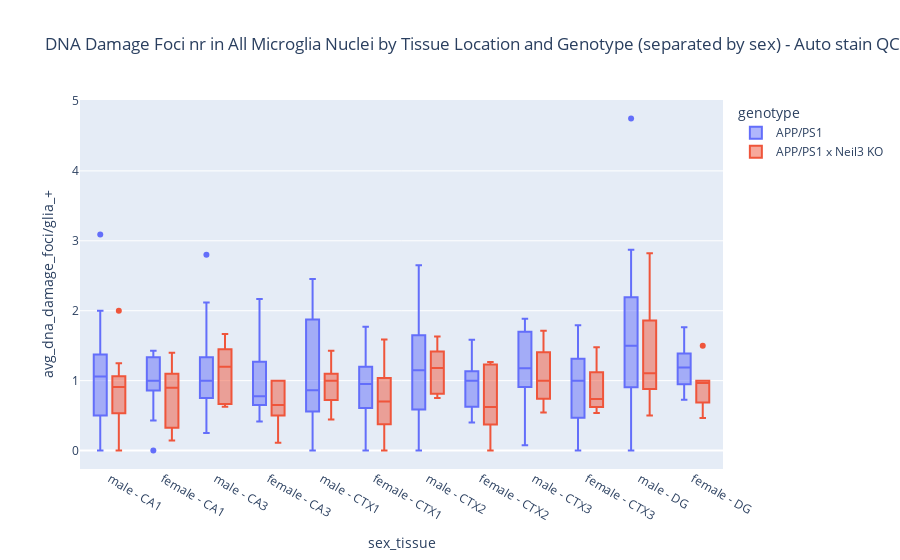
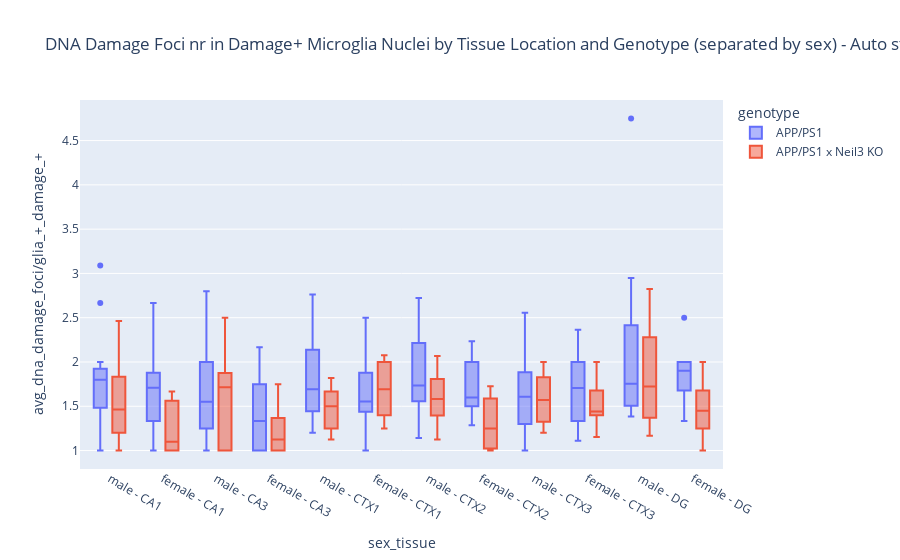
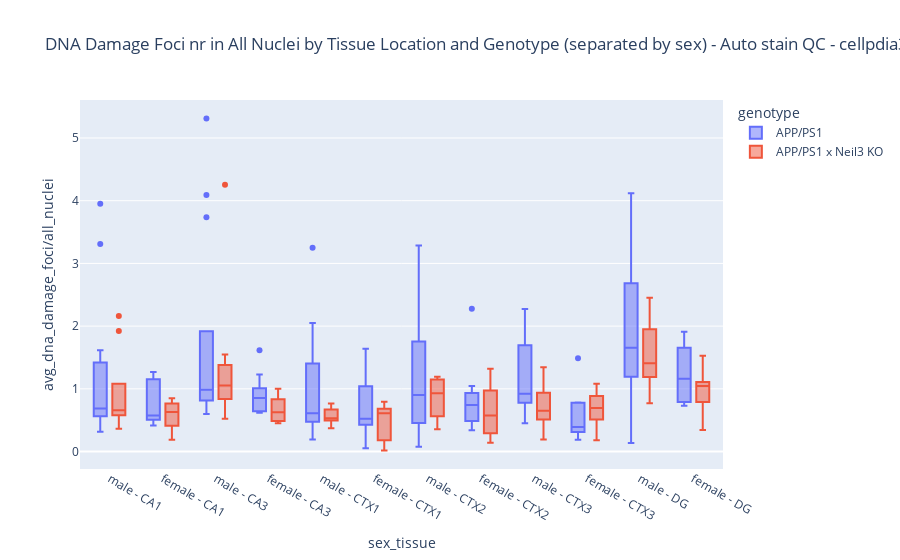
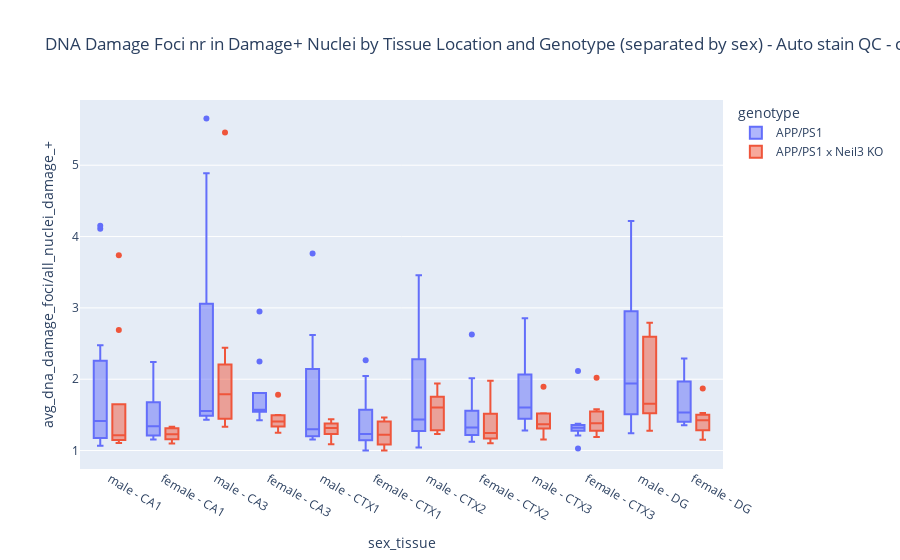

Notebook source saved alongside these figures, in order:
### Code cell
plot_technical_replicates(auto_filtered_df, categories, dataset, parameters_title)

### Figure 1 — Plotly figure (JSON) as saved in the notebook; plotly's stock layout.template omitted (floating-point values rounded to 4 significant figures; data arrays with more than 128 entries replaced by an {"elided": "..."} marker saying what was removed)
{"data": [{"alignmentgroup": "True", "hovertemplate": "genotype=APP/PS1<br>sex_tissue=%{x}<br>avg_dna_damage_foci/glia_+=%{y}<extra></extra>", "legendgroup": "APP/PS1", "marker": {"color": "#636efa"}, "name": "APP/PS1", "notched": false, "offsetgroup": "APP/PS1", "orientation": "v", "showlegend": true, "type": "box", "x": {"elided": "137 str values"}, "x0": " ", "xaxis": "x", "y": {"elided": "137 float values"}, "y0": " ", "yaxis": "y"}, {"alignmentgroup": "True", "hovertemplate": "genotype=APP/PS1 x Neil3 KO<br>sex_tissue=%{x}<br>avg_dna_damage_foci/glia_+=%{y}<extra></extra>", "legendgroup": "APP/PS1 x Neil3 KO", "marker": {"color": "#EF553B"}, "name": "APP/PS1 x Neil3 KO", "notched": false, "offsetgroup": "APP/PS1 x Neil3 KO", "orientation": "v", "showlegend": true, "type": "box", "x": ["male - CA1", "male - CA3", "male - CTX1", "male - CTX2", "male - CTX3", "male - DG", "male - CA1", "male - CA3", "male - CTX1", "male - CTX2", "male - CTX3", "male - DG", "female - CA1", "female - CA3", "female - CTX1", "female - CTX2", "female - CTX3", "female - DG", "male - CA1", "male - CA3", "male - CTX1", "male - CTX2", "male - CTX3", "male - DG", "male - CA1", "male - CA3", "male - CTX1", "male - CTX2", "male - CTX3", "male - DG", "female - CA1", "female - CA3", "female - CTX1", "female - CTX2", "female - CTX3", "female - DG", "male - CA1", "male - CA3", "male - CTX1", "male - CTX2", "male - CTX3", "male - DG", "female - CA1", "female - CA3", "female - CTX1", "female - CTX2", "female - CTX3", "female - DG", "female - CA1", "female - CA3", "female - CTX1", "female - CTX2", "female - CTX3", "female - DG", "male - CA1", "male - CA3", "male - CTX1", "male - CTX2", "male - CTX3", "male - DG", "female - CA1", "female - CA3", "female - CTX1", "female - CTX2", "female - CTX3", "female - DG", "male - CA1", "male - CA3", "male - CTX1", "male - CTX2", "male - CTX3", "male - DG", "female - CA1", "female - CA3", "female - CTX1", "female - CTX2", "female - CTX3", "female - DG", "female - CA1", "female - CA3", "female - CTX1", "female - CTX2", "female - CTX3", "female - DG", "male - CA1", "male - CA3", "male - CTX1", "male - CTX2", "male - CTX3", "male - DG", "male - CA1", "male - CA3", "male - CTX1", "male - CTX2", "male - CTX3", "male - DG", "female - CA1", "female - CA3", "female - CTX1", "female - CTX2", "female - CTX3", "female - DG"], "x0": " ", "xaxis": "x", "y": [1, 1.2, 0.4444, 1.389, 1.714, 0.8235, 0.5455, 0.6667, 1.071, 1.632, 0.9286, 0.5, 0.1429, 0.5, 0.4545, 0.6, 1.3, 0.5, 0.6667, 1.4, 0.6429, 1.182, 1.5, 0.9, 1, 1.6, 1, 1.5, 0.6667, 1, 1, 0.5, 1.588, 1.267, 1.478, 0.9333, 0, 1, 1, 0.8462, 1.091, 2.824, 1.4, 1, 1.125, 1.192, 0.9375, 1, 1, 1, 0.7, 1.267, 0.7778, 1, 0.5, 0.625, 0.95, 0.8182, 1.375, 1.8, 0.5, 0.5, null, 0, 0.6, 1, 2, 1.667, 0.75, 0.8, 0.7647, 2.045, 0.1538, 0.1111, 0, 0.1429, 0.6452, 0.4667, 1.2, 1, 0.3478, 0.6452, 0.5385, 0.875, 0.9091, 1.375, 1.429, 0.75, 0.5455, 1.107, 1.25, 0.6667, 1.176, 1.188, 1, 1.5, 0.8, 0.8, 0.7778, 0.6, 0.6957, 1.5], "y0": " ", "yaxis": "y"}], "layout": {"boxmode": "group", "legend": {"title": {"text": "genotype"}, "tracegroupgap": 0}, "title": {"text": "DNA Damage Foci nr in All Microglia Nuclei by Tissue Location and Genotype (separated by sex) - Auto stain QC - cellpdia30_sigma1_dilrad4_dnad_obj_seg_v1_gliaero6_gliathr20_dnadero2"}, "xaxis": {"anchor": "y", "categoryarray": ["male - CA1", "female - CA1", "male - CA3", "female - CA3", "male - CTX1", "female - CTX1", "male - CTX2", "female - CTX2", "male - CTX3", "female - CTX3", "male - DG", "female - DG"], "categoryorder": "array", "domain": [0, 1], "title": {"text": "sex_tissue"}}, "yaxis": {"anchor": "x", "domain": [0, 1], "title": {"text": "avg_dna_damage_foci/glia_+"}}}}

### Figure 2 — Plotly figure (JSON) as saved in the notebook; plotly's stock layout.template omitted (floating-point values rounded to 4 significant figures; data arrays with more than 128 entries replaced by an {"elided": "..."} marker saying what was removed)
{"data": [{"alignmentgroup": "True", "hovertemplate": "genotype=APP/PS1<br>sex_tissue=%{x}<br>avg_dna_damage_foci/glia_+_damage_+=%{y}<extra></extra>", "legendgroup": "APP/PS1", "marker": {"color": "#636efa"}, "name": "APP/PS1", "notched": false, "offsetgroup": "APP/PS1", "orientation": "v", "showlegend": true, "type": "box", "x": {"elided": "137 str values"}, "x0": " ", "xaxis": "x", "y": {"elided": "137 float values"}, "y0": " ", "yaxis": "y"}, {"alignmentgroup": "True", "hovertemplate": "genotype=APP/PS1 x Neil3 KO<br>sex_tissue=%{x}<br>avg_dna_damage_foci/glia_+_damage_+=%{y}<extra></extra>", "legendgroup": "APP/PS1 x Neil3 KO", "marker": {"color": "#EF553B"}, "name": "APP/PS1 x Neil3 KO", "notched": false, "offsetgroup": "APP/PS1 x Neil3 KO", "orientation": "v", "showlegend": true, "type": "box", "x": ["male - CA1", "male - CA3", "male - CTX1", "male - CTX2", "male - CTX3", "male - DG", "male - CA1", "male - CA3", "male - CTX1", "male - CTX2", "male - CTX3", "male - DG", "female - CA1", "female - CA3", "female - CTX1", "female - CTX2", "female - CTX3", "female - DG", "male - CA1", "male - CA3", "male - CTX1", "male - CTX2", "male - CTX3", "male - DG", "male - CA1", "male - CA3", "male - CTX1", "male - CTX2", "male - CTX3", "male - DG", "female - CA1", "female - CA3", "female - CTX1", "female - CTX2", "female - CTX3", "female - DG", "male - CA1", "male - CA3", "male - CTX1", "male - CTX2", "male - CTX3", "male - DG", "female - CA1", "female - CA3", "female - CTX1", "female - CTX2", "female - CTX3", "female - DG", "female - CA1", "female - CA3", "female - CTX1", "female - CTX2", "female - CTX3", "female - DG", "male - CA1", "male - CA3", "male - CTX1", "male - CTX2", "male - CTX3", "male - DG", "female - CA1", "female - CA3", "female - CTX1", "female - CTX2", "female - CTX3", "female - DG", "male - CA1", "male - CA3", "male - CTX1", "male - CTX2", "male - CTX3", "male - DG", "female - CA1", "female - CA3", "female - CTX1", "female - CTX2", "female - CTX3", "female - DG", "female - CA1", "female - CA3", "female - CTX1", "female - CTX2", "female - CTX3", "female - DG", "male - CA1", "male - CA3", "male - CTX1", "male - CTX2", "male - CTX3", "male - DG", "male - CA1", "male - CA3", "male - CTX1", "male - CTX2", "male - CTX3", "male - DG", "female - CA1", "female - CA3", "female - CTX1", "female - CTX2", "female - CTX3", "female - DG"], "x0": " ", "xaxis": "x", "y": [1.2, 1.714, 1.143, 1.786, 1.8, 1.167, 1.2, 1.2, 1.5, 2.067, 1.3, 2, 1, 1, 1.25, 1, 1.857, 1.333, 2, 1.75, 1.125, 1.3, 1.909, 1.286, 1.5, 2, 1.667, 1.833, 2, 1.4, 1.571, 1, 2.077, 1.462, 2, 1.4, null, 1, 1.5, 1.571, 1.333, 2.824, 1.556, 1.25, 1.636, 1.632, 1.154, 1.5, 1.667, 1.75, 1.4, 1.727, 1.4, 2, 1, 1, 1.462, 1.8, 1.571, 2.25, 1, 1, null, null, 1.5, 1, 2.462, 2.5, 1.286, 1.429, 1.625, 2.368, 1, 1, null, 1, 1.429, 1.167, 1.2, 1.4, 2, 1.25, 1.4, 1.556, 1.429, 1.833, 1.667, 1.125, 1.2, 1.722, 1.667, 1, 1.818, 1.583, 1.5, 1.5, 1, 1.333, 1.75, 1.091, 1.455, 1.8], "y0": " ", "yaxis": "y"}], "layout": {"boxmode": "group", "legend": {"title": {"text": "genotype"}, "tracegroupgap": 0}, "title": {"text": "DNA Damage Foci nr in Damage+ Microglia Nuclei by Tissue Location and Genotype (separated by sex) - Auto stain QC - cellpdia30_sigma1_dilrad4_dnad_obj_seg_v1_gliaero6_gliathr20_dnadero2"}, "xaxis": {"anchor": "y", "categoryarray": ["male - CA1", "female - CA1", "male - CA3", "female - CA3", "male - CTX1", "female - CTX1", "male - CTX2", "female - CTX2", "male - CTX3", "female - CTX3", "male - DG", "female - DG"], "categoryorder": "array", "domain": [0, 1], "title": {"text": "sex_tissue"}}, "yaxis": {"anchor": "x", "domain": [0, 1], "title": {"text": "avg_dna_damage_foci/glia_+_damage_+"}}}}

### Figure 3 — Plotly figure (JSON) as saved in the notebook; plotly's stock layout.template omitted (floating-point values rounded to 4 significant figures; data arrays with more than 128 entries replaced by an {"elided": "..."} marker saying what was removed)
{"data": [{"alignmentgroup": "True", "hovertemplate": "genotype=APP/PS1<br>sex_tissue=%{x}<br>avg_dna_damage_foci/all_nuclei=%{y}<extra></extra>", "legendgroup": "APP/PS1", "marker": {"color": "#636efa"}, "name": "APP/PS1", "notched": false, "offsetgroup": "APP/PS1", "orientation": "v", "showlegend": true, "type": "box", "x": {"elided": "137 str values"}, "x0": " ", "xaxis": "x", "y": {"elided": "137 float values"}, "y0": " ", "yaxis": "y"}, {"alignmentgroup": "True", "hovertemplate": "genotype=APP/PS1 x Neil3 KO<br>sex_tissue=%{x}<br>avg_dna_damage_foci/all_nuclei=%{y}<extra></extra>", "legendgroup": "APP/PS1 x Neil3 KO", "marker": {"color": "#EF553B"}, "name": "APP/PS1 x Neil3 KO", "notched": false, "offsetgroup": "APP/PS1 x Neil3 KO", "orientation": "v", "showlegend": true, "type": "box", "x": ["male - CA1", "male - CA3", "male - CTX1", "male - CTX2", "male - CTX3", "male - DG", "male - CA1", "male - CA3", "male - CTX1", "male - CTX2", "male - CTX3", "male - DG", "female - CA1", "female - CA3", "female - CTX1", "female - CTX2", "female - CTX3", "female - DG", "male - CA1", "male - CA3", "male - CTX1", "male - CTX2", "male - CTX3", "male - DG", "male - CA1", "male - CA3", "male - CTX1", "male - CTX2", "male - CTX3", "male - DG", "female - CA1", "female - CA3", "female - CTX1", "female - CTX2", "female - CTX3", "female - DG", "male - CA1", "male - CA3", "male - CTX1", "male - CTX2", "male - CTX3", "male - DG", "female - CA1", "female - CA3", "female - CTX1", "female - CTX2", "female - CTX3", "female - DG", "female - CA1", "female - CA3", "female - CTX1", "female - CTX2", "female - CTX3", "female - DG", "male - CA1", "male - CA3", "male - CTX1", "male - CTX2", "male - CTX3", "male - DG", "female - CA1", "female - CA3", "female - CTX1", "female - CTX2", "female - CTX3", "female - DG", "male - CA1", "male - CA3", "male - CTX1", "male - CTX2", "male - CTX3", "male - DG", "female - CA1", "female - CA3", "female - CTX1", "female - CTX2", "female - CTX3", "female - DG", "female - CA1", "female - CA3", "female - CTX1", "female - CTX2", "female - CTX3", "female - DG", "male - CA1", "male - CA3", "male - CTX1", "male - CTX2", "male - CTX3", "male - DG", "male - CA1", "male - CA3", "male - CTX1", "male - CTX2", "male - CTX3", "male - DG", "female - CA1", "female - CA3", "female - CTX1", "female - CTX2", "female - CTX3", "female - DG"], "x0": " ", "xaxis": "x", "y": [0.5732, 0.9912, 0.4684, 1.193, 0.9247, 1.407, 0.582, 1.266, 0.7656, 1.155, 0.84, 1.183, 0.4295, 0.7018, 0.5714, 0.648, 0.9434, 1.083, 0.6599, 1.054, 0.5063, 1.149, 0.9709, 1.245, 0.6645, 1.325, 0.5152, 1.069, 0.5326, 1.435, 0.8511, 1, 0.695, 0.7689, 1.082, 1.131, 0.8023, 0.5224, 0.6923, 0.9275, 1.345, 2.452, 0.7718, 0.6387, 0.794, 1.178, 0.5952, 1.026, 0.7595, 0.962, 0.6696, 1.321, 0.8302, 1.528, 0.363, 0.7273, 0.6645, 0.6242, 0.6486, 1.189, 0.6225, 0.5, 0.07362, 0.1405, 0.1786, 1.063, 1.923, 1.549, 0.5304, 0.3829, 0.4493, 2.254, 0.1867, 0.4758, 0.01575, 0.1807, 0.7906, 0.3438, 0.3939, 0.6122, 0.2903, 0.5, 0.5258, 0.5927, 2.162, 4.256, 0.3698, 0.3571, 0.1907, 1.851, 0.6529, 0.8761, 0.5887, 0.8377, 0.5677, 0.771, 0.6391, 0.45, 0.6515, 0.4041, 0.4963, 0.9853], "y0": " ", "yaxis": "y"}], "layout": {"boxmode": "group", "legend": {"title": {"text": "genotype"}, "tracegroupgap": 0}, "title": {"text": "DNA Damage Foci nr in All Nuclei by Tissue Location and Genotype (separated by sex) - Auto stain QC - cellpdia30_sigma1_dilrad4_dnad_obj_seg_v1_gliaero6_gliathr20_dnadero2"}, "xaxis": {"anchor": "y", "categoryarray": ["male - CA1", "female - CA1", "male - CA3", "female - CA3", "male - CTX1", "female - CTX1", "male - CTX2", "female - CTX2", "male - CTX3", "female - CTX3", "male - DG", "female - DG"], "categoryorder": "array", "domain": [0, 1], "title": {"text": "sex_tissue"}}, "yaxis": {"anchor": "x", "domain": [0, 1], "title": {"text": "avg_dna_damage_foci/all_nuclei"}}}}

### Figure 4 — Plotly figure (JSON) as saved in the notebook; plotly's stock layout.template omitted (floating-point values rounded to 4 significant figures; data arrays with more than 128 entries replaced by an {"elided": "..."} marker saying what was removed)
{"data": [{"alignmentgroup": "True", "hovertemplate": "genotype=APP/PS1<br>sex_tissue=%{x}<br>avg_dna_damage_foci/all_nuclei_damage_+=%{y}<extra></extra>", "legendgroup": "APP/PS1", "marker": {"color": "#636efa"}, "name": "APP/PS1", "notched": false, "offsetgroup": "APP/PS1", "orientation": "v", "showlegend": true, "type": "box", "x": {"elided": "137 str values"}, "x0": " ", "xaxis": "x", "y": {"elided": "137 float values"}, "y0": " ", "yaxis": "y"}, {"alignmentgroup": "True", "hovertemplate": "genotype=APP/PS1 x Neil3 KO<br>sex_tissue=%{x}<br>avg_dna_damage_foci/all_nuclei_damage_+=%{y}<extra></extra>", "legendgroup": "APP/PS1 x Neil3 KO", "marker": {"color": "#EF553B"}, "name": "APP/PS1 x Neil3 KO", "notched": false, "offsetgroup": "APP/PS1 x Neil3 KO", "orientation": "v", "showlegend": true, "type": "box", "x": ["male - CA1", "male - CA3", "male - CTX1", "male - CTX2", "male - CTX3", "male - DG", "male - CA1", "male - CA3", "male - CTX1", "male - CTX2", "male - CTX3", "male - DG", "female - CA1", "female - CA3", "female - CTX1", "female - CTX2", "female - CTX3", "female - DG", "male - CA1", "male - CA3", "male - CTX1", "male - CTX2", "male - CTX3", "male - DG", "male - CA1", "male - CA3", "male - CTX1", "male - CTX2", "male - CTX3", "male - DG", "female - CA1", "female - CA3", "female - CTX1", "female - CTX2", "female - CTX3", "female - DG", "male - CA1", "male - CA3", "male - CTX1", "male - CTX2", "male - CTX3", "male - DG", "female - CA1", "female - CA3", "female - CTX1", "female - CTX2", "female - CTX3", "female - DG", "female - CA1", "female - CA3", "female - CTX1", "female - CTX2", "female - CTX3", "female - DG", "male - CA1", "male - CA3", "male - CTX1", "male - CTX2", "male - CTX3", "male - DG", "female - CA1", "female - CA3", "female - CTX1", "female - CTX2", "female - CTX3", "female - DG", "male - CA1", "male - CA3", "male - CTX1", "male - CTX2", "male - CTX3", "male - DG", "female - CA1", "female - CA3", "female - CTX1", "female - CTX2", "female - CTX3", "female - DG", "female - CA1", "female - CA3", "female - CTX1", "female - CTX2", "female - CTX3", "female - DG", "male - CA1", "male - CA3", "male - CTX1", "male - CTX2", "male - CTX3", "male - DG", "male - CA1", "male - CA3", "male - CTX1", "male - CTX2", "male - CTX3", "male - DG", "female - CA1", "female - CA3", "female - CTX1", "female - CTX2", "female - CTX3", "female - DG"], "x0": " ", "xaxis": "x", "y": [1.16, 1.548, 1.088, 1.605, 1.522, 1.657, 1.111, 1.789, 1.289, 1.75, 1.382, 1.605, 1.098, 1.333, 1.167, 1.27, 1.579, 1.526, 1.212, 1.887, 1.231, 1.764, 1.518, 1.526, 1.304, 2.127, 1.229, 1.604, 1.361, 1.768, 1.333, 1.783, 1.376, 1.341, 2.019, 1.479, 1.255, 1.346, 1.44, 1.939, 1.893, 2.686, 1.292, 1.49, 1.463, 1.693, 1.316, 1.436, 1.333, 1.463, 1.23, 1.977, 1.517, 1.871, 1.104, 1.333, 1.338, 1.241, 1.29, 1.514, 1.19, 1.351, 1, 1.13, 1.19, 1.414, 2.692, 2.442, 1.435, 1.232, 1.368, 2.563, 1.217, 1.341, 1, 1.103, 1.425, 1.151, 1.13, 1.5, 1.44, 1.225, 1.342, 1.206, 3.738, 5.458, 1.361, 1.301, 1.156, 2.793, 1.215, 1.478, 1.317, 1.468, 1.313, 1.278, 1.241, 1.25, 1.217, 1.204, 1.241, 1.36], "y0": " ", "yaxis": "y"}], "layout": {"boxmode": "group", "legend": {"title": {"text": "genotype"}, "tracegroupgap": 0}, "title": {"text": "DNA Damage Foci nr in Damage+ Nuclei by Tissue Location and Genotype (separated by sex) - Auto stain QC - cellpdia30_sigma1_dilrad4_dnad_obj_seg_v1_gliaero6_gliathr20_dnadero2"}, "xaxis": {"anchor": "y", "categoryarray": ["male - CA1", "female - CA1", "male - CA3", "female - CA3", "male - CTX1", "female - CTX1", "male - CTX2", "female - CTX2", "male - CTX3", "female - CTX3", "male - DG", "female - DG"], "categoryorder": "array", "domain": [0, 1], "title": {"text": "sex_tissue"}}, "yaxis": {"anchor": "x", "domain": [0, 1], "title": {"text": "avg_dna_damage_foci/all_nuclei_damage_+"}}}}
